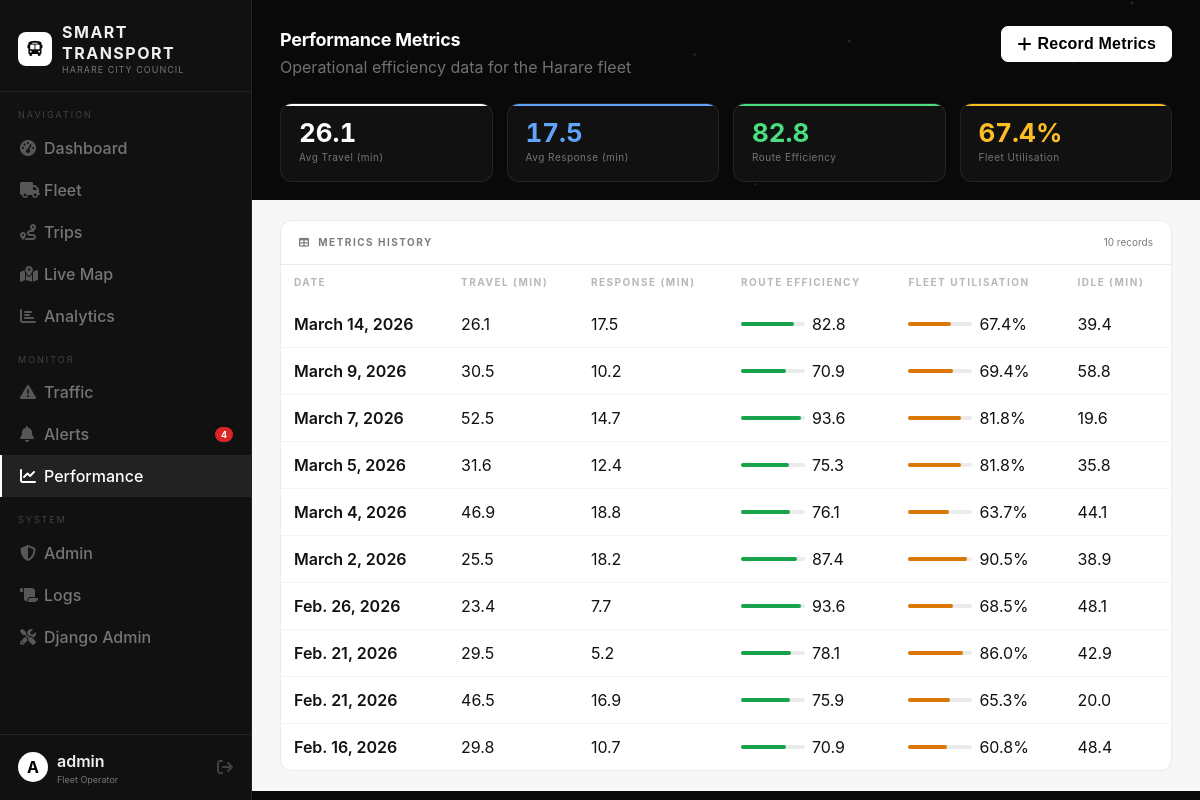
The app's page /metrics/ (signed in), older data.
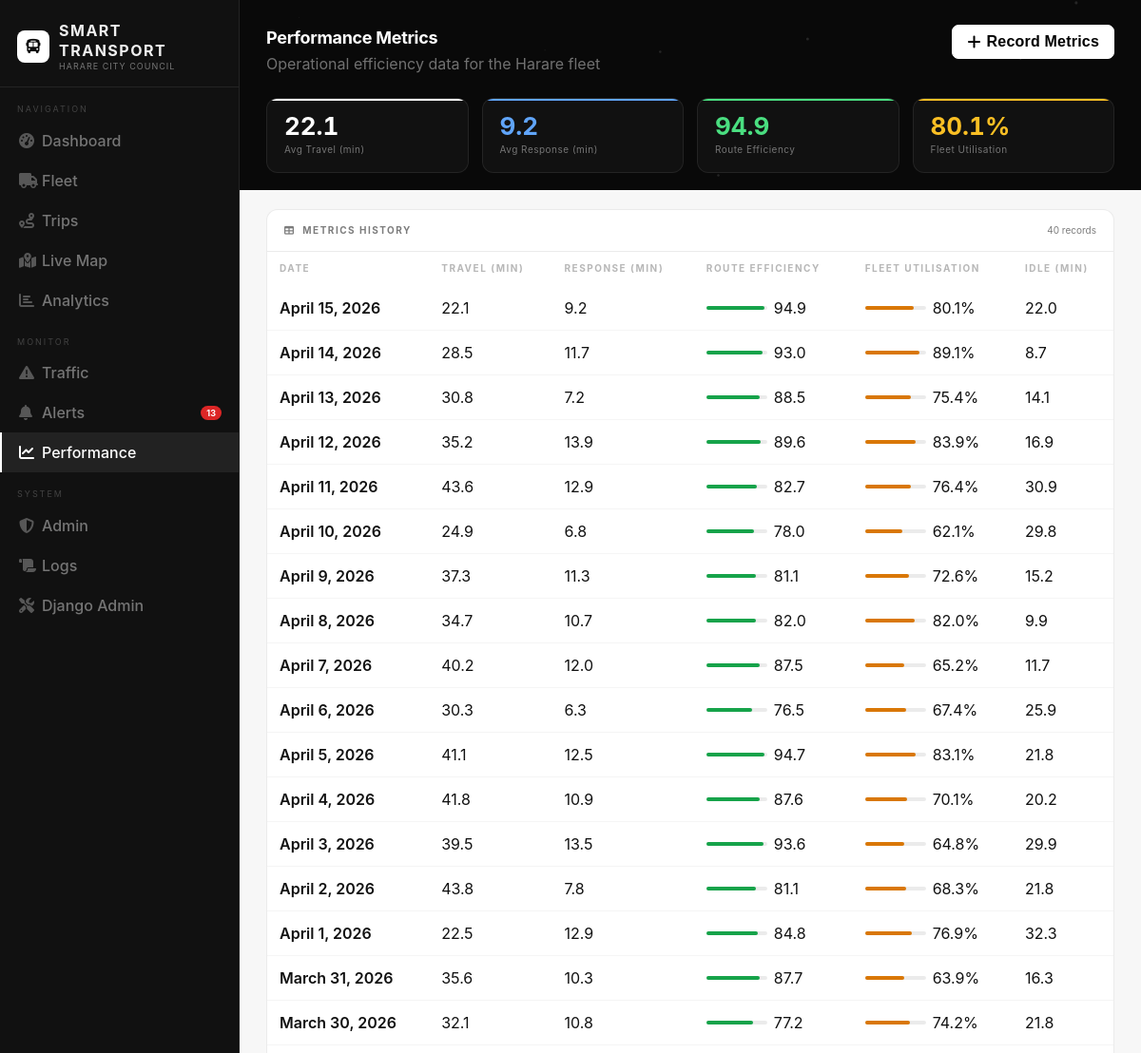
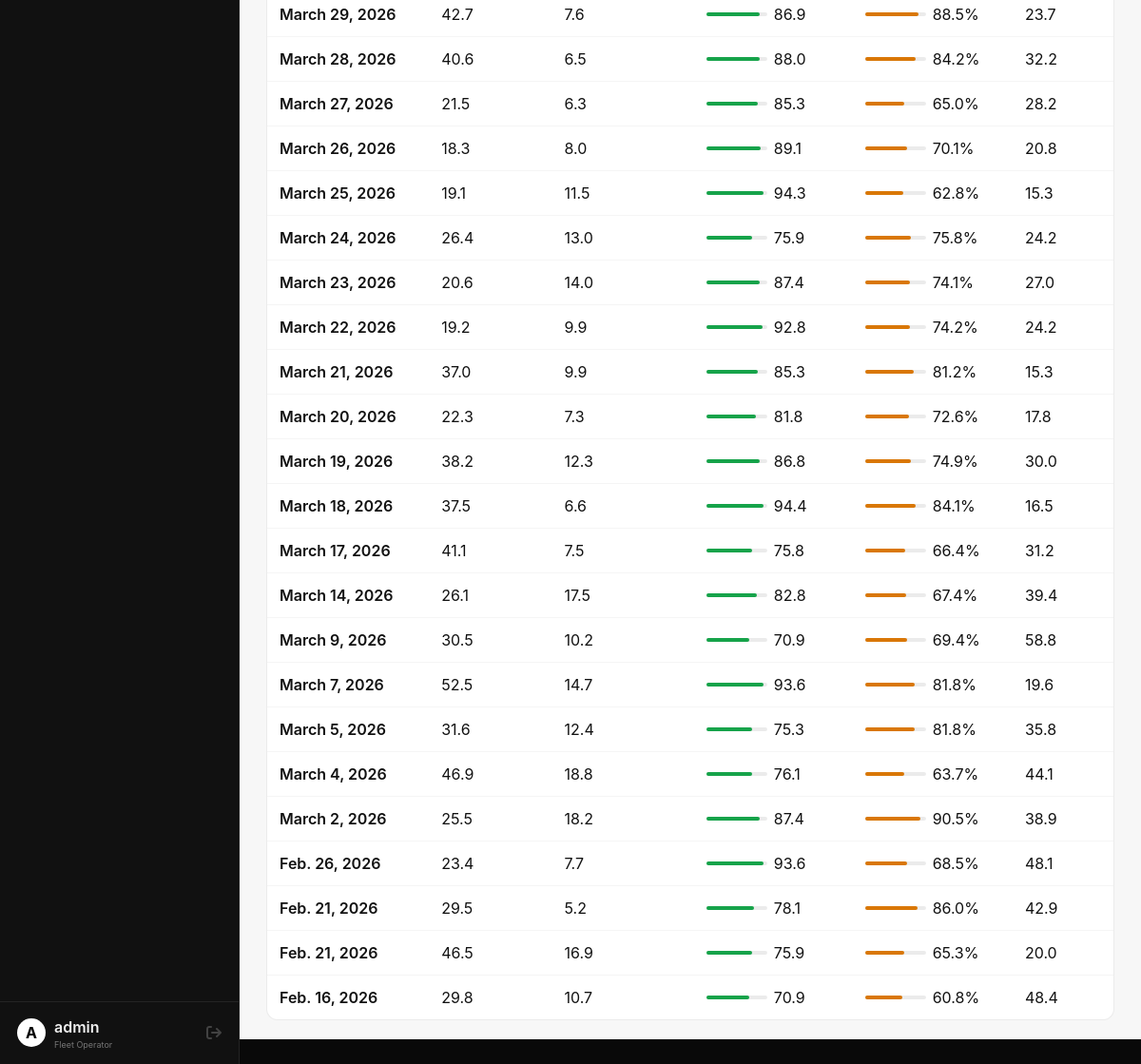
The same page, newer data (2 pictures, top to bottom).
### app/models.py (models this page shows, shortened)
class PerformanceMetric(models.Model):
    date = models.DateField()
    avg_travel_time = models.FloatField(help_text="Average travel time in minutes")
    avg_response_time = models.FloatField(help_text="Average reroute/response time in minutes")
    avg_route_efficiency = models.FloatField(help_text="Route efficiency score (0-100)")
    fleet_utilization = models.FloatField(help_text="Percentage of fleet in active trips")
    idle_time = models.FloatField(help_text="Average idle time per vehicle in minutes")
    created_at = models.DateTimeField(auto_now_add=True)
    class Meta:
        ordering = ['-date']

### app/views.py (the view)
# urls.py: path('metrics/',        views.metrics_view,   name='metrics_view'),
@login_required
def metrics_view(request):
    all_metrics = PerformanceMetric.objects.order_by('-date')
    ctx = _base_ctx()
    ctx.update({'all_metrics': all_metrics, 'latest': all_metrics.first()})
    return render(request, 'metrics.html', ctx)

### app/views.py (called while the page is built)
def _alert_count():
    return Alert.objects.filter(is_active=True).count()

def _base_ctx():
    return {'alert_count': _alert_count()}

### templates/metrics.html (shortened to what this page needs)
{% extends "base.html" %}
{% block nav_metrics %}active{% endblock %}
{% block content %}
<div class="topbar">
  <div><div class="page-title">Performance Metrics</div><div class="page-sub">Operational efficiency data for the Harare fleet</div></div>
  <button class="btn btn-dark" onclick="openModal('metricsModal')"><i class="fa-solid fa-plus"></i> Record Metrics</button>
</div>
{% if latest %}
<div class="kpi-grid kpi-grid-4 gap-mb">
  <div class="kpi kpi-dark"><div class="kpi-stripe" style="background:#fff"></div><div class="kpi-val">{{ latest.avg_travel_time|floatformat:1 }}</div><div class="kpi-label">Avg Travel (min)</div></div>
  <div class="kpi kpi-dark"><div class="kpi-stripe" style="background:var(--blue-light)"></div><div class="kpi-val" style="color:var(--blue-light)">{{ latest.avg_response_time|floatformat:1 }}</div><div class="kpi-label">Avg Response (min)</div></div>
  <div class="kpi kpi-dark"><div class="kpi-stripe" style="background:var(--green-light)"></div><div class="kpi-val" style="color:var(--green-light)">{{ latest.avg_route_efficiency|floatformat:1 }}</div><div class="kpi-label">Route Efficiency</div></div>
  <div class="kpi kpi-dark"><div class="kpi-stripe" style="background:var(--amber-light)"></div><div class="kpi-val" style="color:var(--amber-light)">{{ latest.fleet_utilization|floatformat:1 }}%</div><div class="kpi-label">Fleet Utilisation</div></div>
</div>
{% endif %}
<div class="section-white">
  <div class="card-white">
    <div class="card-header"><span class="card-title"><i class="fa-solid fa-table"></i> &nbsp;Metrics History</span><span style="font-size:10px;color:var(--text-on-light-dim)">{{ all_metrics|length }} record{{ all_metrics|length|pluralize }}</span></div>
    <div class="card-body-flush dt-light">
      <table id="dt-metrics" class="data-table" style="color:var(--text-on-light);width:100%">
        <thead><tr>
          <th style="color:var(--text-on-light-muted)">Date</th>
          <th style="color:var(--text-on-light-muted)">Travel (min)</th>
          <th style="color:var(--text-on-light-muted)">Response (min)</th>
          <th style="color:var(--text-on-light-muted)">Route Efficiency</th>
          <th style="color:var(--text-on-light-muted)">Fleet Utilisation</th>
          <th style="color:var(--text-on-light-muted)">Idle (min)</th>
        </tr></thead>
        <tbody>
          {% for m in all_metrics %}
          <tr>
            <td style="font-weight:600;color:var(--text-on-light)">{{ m.date }}</td>
            <td style="color:var(--text-on-light)">{{ m.avg_travel_time|floatformat:1 }}</td>
            <td style="color:var(--text-on-light)">{{ m.avg_response_time|floatformat:1 }}</td>
            <td>
              <div style="display:flex;align-items:center;gap:7px">
                <div style="width:64px;height:4px;background:rgba(0,0,0,0.08);border-radius:2px"><div style="height:100%;border-radius:2px;background:var(--green);width:{{ m.avg_route_efficiency|floatformat:0 }}%"></div></div>
                <span style="color:var(--text-on-light)">{{ m.avg_route_efficiency|floatformat:1 }}</span>
              </div>
            </td>
            <td>
              <div style="display:flex;align-items:center;gap:7px">
                <div style="width:64px;height:4px;background:rgba(0,0,0,0.08);border-radius:2px"><div style="height:100%;border-radius:2px;background:var(--amber);width:{{ m.fleet_utilization|floatformat:0 }}%"></div></div>
                <span style="color:var(--text-on-light)">{{ m.fleet_utilization|floatformat:1 }}%</span>
              </div>
            </td>
            <td style="color:var(--text-on-light)">{{ m.idle_time|floatformat:1 }}</td>
          </tr>
          {% empty %}<tr><td colspan="6" style="text-align:center;color:var(--text-on-light-dim);padding:24px">No metrics yet.</td></tr>{% endfor %}
        </tbody>
      </table>
    </div>
  </div>
</div>
{% endblock %}

### templates/base.html (shortened to what this page needs)
{% load static %}
<!doctype html>
<html lang="en">
  <head>
    <link
      rel="stylesheet"
      href="https://cdnjs.cloudflare.com/ajax/libs/font-awesome/6.5.0/css/all.min.css"
    />
    <link
      rel="stylesheet"
      href="https://cdn.datatables.net/1.13.7/css/dataTables.bootstrap5.min.css"
    />
    <link
      rel="stylesheet"
      href="https://cdn.datatables.net/buttons/2.4.2/css/buttons.bootstrap5.min.css"
    />
    <link rel="stylesheet" href="https://cdn.datatables.net/1.13.8/css/dataTables.bootstrap5.min.css">
    <link rel="stylesheet" href="https://cdn.datatables.net/1.13.6/css/jquery.dataTables.min.css">
  </head>
  <body>
    <aside class="sidebar">
      <div class="sb-logo">
        <div class="sb-icon"><i class="fa-solid fa-bus"></i></div>
        <div class="sb-name">
          Smart Transport<small>Harare City Council</small>
        </div>
      </div>
      <div class="sb-section">Navigation</div>
      <a
        href="{% url 'home' %}"
        class="sb-link {% block nav_home %}{% endblock %}"
        ><i class="fa-solid fa-gauge-high"></i> Dashboard</a
      >
      <a
        href="{% url 'fleet_list' %}"
        class="sb-link {% block nav_fleet %}{% endblock %}"
        ><i class="fa-solid fa-truck"></i> Fleet</a
      >
      <a
        href="{% url 'trip_list' %}"
        class="sb-link {% block nav_trips %}{% endblock %}"
        ><i class="fa-solid fa-route"></i> Trips</a
      >
      <a
        href="{% url 'map_view' %}"
        class="sb-link {% block nav_map %}{% endblock %}"
        ><i class="fa-solid fa-map-location-dot"></i> Live Map</a
      >
      <a
        href="{% url 'analytics_view' %}"
        class="sb-link {% block nav_analytics %}{% endblock %}"
        ><i class="fa-solid fa-chart-bar"></i> Analytics</a
      >
      <div class="sb-section">Monitor</div>
      <a
        href="{% url 'traffic_list' %}"
        class="sb-link {% block nav_traffic %}{% endblock %}"
        ><i class="fa-solid fa-triangle-exclamation"></i> Traffic</a
      >
      <a
        href="{% url 'alert_list' %}"
        class="sb-link {% block nav_alerts %}{% endblock %}"
        ><i class="fa-solid fa-bell"></i> Alerts {% if alert_count %}<span
          class="sb-badge"
          >{{ alert_count }}</span
        >{% endif %}</a
      >
      <a
        href="{% url 'metrics_view' %}"
        class="sb-link {% block nav_metrics %}{% endblock %}"
        ><i class="fa-solid fa-chart-line"></i> Performance</a
      >
      <div class="sb-section">System</div>
      {% if request.user.is_staff %}
      <a
        href="{% url 'admin_dashboard' %}"
        class="sb-link {% block nav_admin %}{% endblock %}"
        ><i class="fa-solid fa-shield-halved"></i> Admin</a
      >
      <a
        href="{% url 'site_logs' %}"
        class="sb-link {% block nav_logs %}{% endblock %}"
        ><i class="fa-solid fa-scroll"></i> Logs</a
      >
      {% endif %}
      <a href="/admin/" class="sb-link"
        ><i class="fa-solid fa-screwdriver-wrench"></i> Django Admin</a
      >
      <div class="sb-footer">
        <div class="sb-av">
          {{ request.user.username|first|upper|default:"A" }}
        </div>
        <div>
          <div class="sb-uname">
            {{ request.user.get_full_name|default:request.user.username }}
          </div>
          <div class="sb-urole">Fleet Operator</div>
        </div>
        <a href="{% url 'logout' %}" class="sb-logout" title="Logout"
          ><i class="fa-solid fa-arrow-right-from-bracket"></i
        ></a>
      </div>
    </aside>
    <div class="main">
      <div class="main-scroll">
         {% block content %}{% endblock %}
      </div>
    </div>
  </body>
</html>

Row changes from the older to the newer data that the page shows:
added PerformanceMetric: avg_travel_time "22.1", avg_response_time "9.2", avg_route_efficiency "94.9", fleet_utilization "80.1", date "April 15, 2026", idle_time "22.0"
added PerformanceMetric: date "April 14, 2026", avg_travel_time "28.5", avg_response_time "11.7", avg_route_efficiency "93.0", fleet_utilization "89.1", idle_time "8.7"
added PerformanceMetric: date "April 13, 2026", avg_travel_time "30.8", avg_response_time "7.2", avg_route_efficiency "88.5", fleet_utilization "75.4", idle_time "14.1"
added PerformanceMetric: date "April 12, 2026", avg_travel_time "35.2", avg_response_time "13.9", avg_route_efficiency "89.6", fleet_utilization "83.9", idle_time "16.9"
added PerformanceMetric: date "April 11, 2026", avg_travel_time "43.6", avg_response_time "12.9", avg_route_efficiency "82.7", fleet_utilization "76.4", idle_time "30.9"
added PerformanceMetric: date "April 10, 2026", avg_travel_time "24.9", avg_response_time "6.8", avg_route_efficiency "78.0", fleet_utilization "62.1", idle_time "29.8"
added PerformanceMetric: date "April 9, 2026", avg_travel_time "37.3", avg_response_time "11.3", avg_route_efficiency "81.1", fleet_utilization "72.6", idle_time "15.2"
added PerformanceMetric: date "April 8, 2026", avg_travel_time "34.7", avg_response_time "10.7", avg_route_efficiency "82.0", fleet_utilization "82.0", idle_time "9.9"
added PerformanceMetric: date "April 7, 2026", avg_travel_time "40.2", avg_response_time "12.0", avg_route_efficiency "87.5", fleet_utilization "65.2", idle_time "11.7"
added PerformanceMetric: date "April 6, 2026", avg_travel_time "30.3", avg_response_time "6.3", avg_route_efficiency "76.5", fleet_utilization "67.4", idle_time "25.9"
added PerformanceMetric: date "April 5, 2026", avg_travel_time "41.1", avg_response_time "12.5", avg_route_efficiency "94.7", fleet_utilization "83.1", idle_time "21.8"
added PerformanceMetric: date "April 4, 2026", avg_travel_time "41.8", avg_response_time "10.9", avg_route_efficiency "87.6", fleet_utilization "70.1", idle_time "20.2"
added PerformanceMetric: date "April 3, 2026", avg_travel_time "39.5", avg_response_time "13.5", avg_route_efficiency "93.6", fleet_utilization "64.8", idle_time "29.9"
added PerformanceMetric: date "April 2, 2026", avg_travel_time "43.8", avg_response_time "7.8", avg_route_efficiency "81.1", fleet_utilization "68.3", idle_time "21.8"
added PerformanceMetric: date "April 1, 2026", avg_travel_time "22.5", avg_response_time "12.9", avg_route_efficiency "84.8", fleet_utilization "76.9", idle_time "32.3"
added PerformanceMetric: date "March 31, 2026", avg_travel_time "35.6", avg_response_time "10.3", avg_route_efficiency "87.7", fleet_utilization "63.9", idle_time "16.3"
added PerformanceMetric: date "March 30, 2026", avg_travel_time "32.1", avg_response_time "10.8", avg_route_efficiency "77.2", fleet_utilization "74.2", idle_time "21.8"
added PerformanceMetric: date "March 29, 2026", avg_travel_time "42.7", avg_response_time "7.6", avg_route_efficiency "86.9", fleet_utilization "88.5", idle_time "23.7"
added PerformanceMetric: date "March 28, 2026", avg_travel_time "40.6", avg_response_time "6.5", avg_route_efficiency "88.0", fleet_utilization "84.2", idle_time "32.2"
added PerformanceMetric: date "March 27, 2026", avg_travel_time "21.5", avg_response_time "6.3", avg_route_efficiency "85.3", fleet_utilization "65.0", idle_time "28.2"
added PerformanceMetric: date "March 26, 2026", avg_travel_time "18.3", avg_response_time "8.0", avg_route_efficiency "89.1", fleet_utilization "70.1", idle_time "20.8"
added PerformanceMetric: date "March 25, 2026", avg_travel_time "19.1", avg_response_time "11.5", avg_route_efficiency "94.3", fleet_utilization "62.8", idle_time "15.3"
added PerformanceMetric: date "March 24, 2026", avg_travel_time "26.4", avg_response_time "13.0", avg_route_efficiency "75.9", fleet_utilization "75.8", idle_time "24.2"
added PerformanceMetric: date "March 23, 2026", avg_travel_time "20.6", avg_response_time "14.0", avg_route_efficiency "87.4", fleet_utilization "74.1", idle_time "27.0"
added PerformanceMetric: date "March 22, 2026", avg_travel_time "19.2", avg_response_time "9.9", avg_route_efficiency "92.8", fleet_utilization "74.2", idle_time "24.2"
added PerformanceMetric: date "March 21, 2026", avg_travel_time "37.0", avg_response_time "9.9", avg_route_efficiency "85.3", fleet_utilization "81.2", idle_time "15.3"
added PerformanceMetric: date "March 20, 2026", avg_travel_time "22.3", avg_response_time "7.3", avg_route_efficiency "81.8", fleet_utilization "72.6", idle_time "17.8"
added PerformanceMetric: date "March 19, 2026", avg_travel_time "38.2", avg_response_time "12.3", avg_route_efficiency "86.8", fleet_utilization "74.9", idle_time "30.0"
added PerformanceMetric: date "March 18, 2026", avg_travel_time "37.5", avg_response_time "6.6", avg_route_efficiency "94.4", fleet_utilization "84.1", idle_time "16.5"
added PerformanceMetric: date "March 17, 2026", avg_travel_time "41.1", avg_response_time "7.5", avg_route_efficiency "75.8", fleet_utilization "66.4", idle_time "31.2"
Text that changed along with them:
{{ alert_count }}: "4" → "13"
{{ all_metrics|length }}: "10" → "40"
{{ latest.avg_travel_time|floatformat:1 }}: "26.1" → "22.1"
{{ latest.avg_response_time|floatformat:1 }}: "17.5" → "9.2"
{{ latest.avg_route_efficiency|floatformat:1 }}: "82.8" → "94.9"
{{ latest.fleet_utilization|floatformat:1 }}: "67.4" → "80.1"
